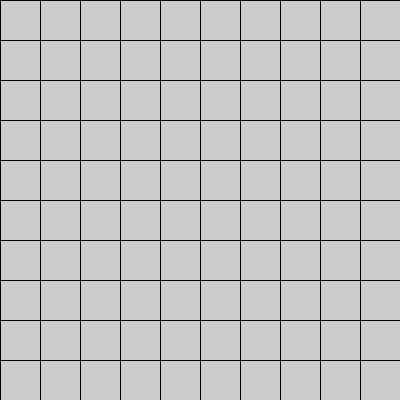
Frame 1 (no input)
Frame 60 (the mouse pressed at the canvas centre just before this capture): identical to frame 1, image omitted
Frame 120 (the mouse held since frame 60 and released just before this capture): identical to frame 1, image omitted

The Processing sketch that drew this single still picture (run headless with seeded random() and noise(); from frame 60 on, the mouse is pressed at the canvas centre):

// Processing sketch: checks
// ── checks.pde
  int col = 10;
  int row = 10;
  int colwidth =  400/col;
  int rowheight =  400/row; 
  int players=2;
  int n=0;
  int[] player=new int[players];
  int[][] istaken = new int[col][row];
  

void  setup(){
  size(400,400);
  smooth();
  stroke(0);
  for (int c=0; c<player.length; c++){
    player[c]=(255/players)*c; 
  }
  for(int g=0; g<col; g++) { for(int b=0; b< row; b++) { istaken[g][b]=5; }}
  for (int i = 0; i < 400; i+=colwidth){line (i, 0, i, 400);}
  for (int i = 0; i < 400; i+=rowheight){line (0, i, 400, i);}
  colorMode(HSB);
  ellipseMode(CENTER);
}

void draw(){}
void mousePressed(){ 
     int theCol=mouseX/colwidth;
     int theRow=mouseY/rowheight;
     int piece=player[n];
     fill(player[n],255,255);
     check(theCol,theRow,piece);
     n=(n+1)%players;
}

void check(int theCol, int theRow, int currentPiece){
    try{  
     if((istaken[theCol][theRow]!=5)&&(istaken[theCol][theRow]==currentPiece)){
       ellipse((colwidth*(theCol+1))+(.5*colwidth), (rowheight*theRow)+(.5*rowheight), colwidth*.80, rowheight*.80);
       istaken[theCol+1][theRow]=currentPiece;
       ellipse((colwidth*(theCol-1))+(.5*colwidth), (rowheight*theRow)+(.5*rowheight), colwidth*.80, rowheight*.80);
       istaken[theCol-1][theRow]=currentPiece;
       ellipse((colwidth*theCol)+(.5*colwidth), (rowheight*(theRow+1))+(.5*rowheight), colwidth*.80, rowheight*.80);
       istaken[theCol][theRow+1]=currentPiece;
       ellipse((colwidth*theCol)+(.5*colwidth), (rowheight*(theRow-1))+(.5*rowheight), colwidth*.80, rowheight*.80);
       istaken[theCol][theRow-1]=currentPiece;
     }
     if((istaken[theCol][theRow]!=5)&&(istaken[theCol][theRow]!=currentPiece)){
       n--;
     }
     if(istaken[theCol][theRow]==5){
       ellipse((colwidth*theCol)+(.5*colwidth), (rowheight*theRow)+(.5*rowheight), colwidth*.80, rowheight*.80);
       istaken[theCol][theRow]=currentPiece;
     }
    }catch (Exception e) {}
}
